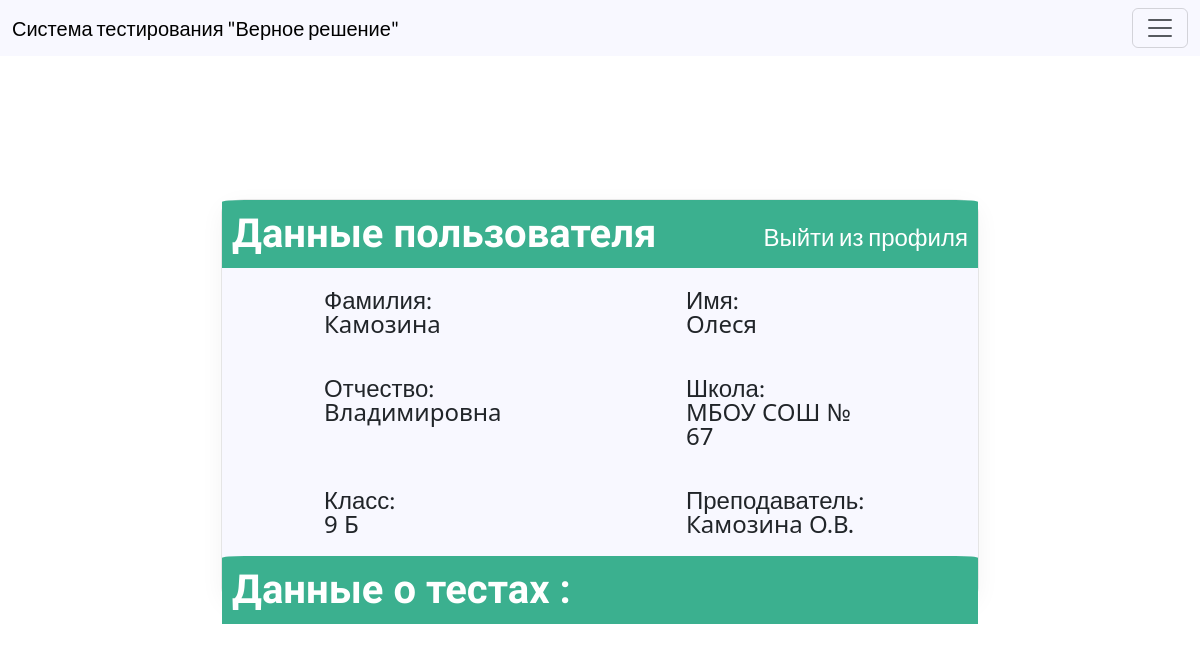
The page /profile/1 (signed in) on the database as committed earlier.
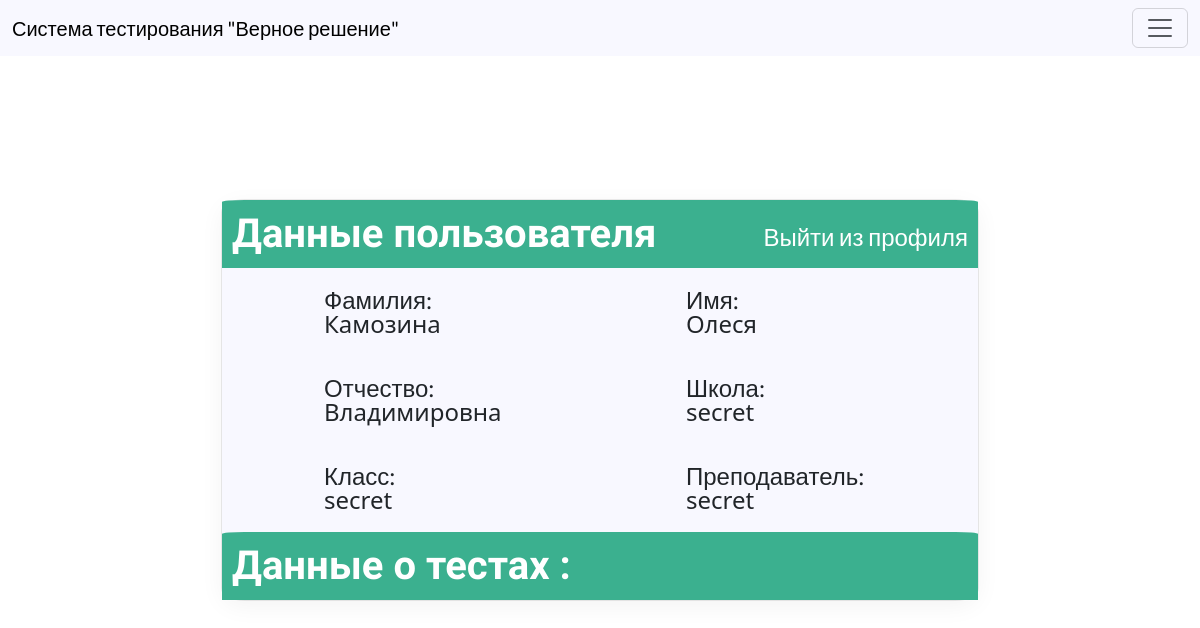
The same page on the database as committed later.
### app/models.py (models this page shows, shortened)
class User(UserMixin, db.Model):
    __tablename__ = 'user'
    id = db.Column(db.Integer, primary_key=True)
    surname = db.Column(db.String(50), nullable=False)
    name = db.Column(db.String(50), nullable=False)
    patronomyc = db.Column(db.String(50), nullable=True)
    school = db.Column(db.String(120), nullable=False)
    s_class = db.Column(db.String(10), nullable=False)
    s_teacher = db.Column(db.String(60), nullable=False)
    login = db.Column(db.String(40), nullable=False)
    password = db.Column(db.String(128), nullable=False)
    usertype = db.Column(db.String(20),nullable= False)

### app/routes.py (the view)
@app.route('/profile/<string:id>')
def profile(id):
    user = User.query.filter_by(id=current_user.id).first()
    testdata = db.session.query(Test_result.grade,Test.Name,Test_result.date_time).filter(Test_result.user == current_user.id).order_by(Test_result.date_time.desc()).limit(1)
    return render_template('profile.html',user=user,testdata=testdata,title="Личный кабинет")

### app/routes.py (called while the page is built)
@Login_Manager.user_loader
def load_user(user_id):
    return User.query.get(int(user_id))

### app/templates/profile.html (shortened to what this page needs)
{% extends "base.html" %}
{% block content %}
    <div class="userinfo">
        <div class="info-head">
            <h1>Данные пользователя</h1>
            <a href="{{ url_for('logout') }}" class="logout">Выйти из профиля</a>
        </div>
        <div class="maininfo">
             <div class="info-item"><p>Фамилия:</p>
                {{ user.surname }}</div>
            <div class="info-item"><p>Имя:</p>
                {{ user.name }}</div>
            <div class="info-item"><p>Отчество:</p>
                {{ user.patronomyc }} </div>
            <div class="info-item"><p>Школа:</p>
                {{ user.school }}</div>
            <div class="info-item"><p>Класс:</p>
                {{ user.s_class }}</div>
            <div class="info-item"><p>Преподаватель:</p>
                {{ user.s_teacher }}</div>
        </div>
        <div class="info-head">
            <h1>Данные о тестах : </h1>
        </div>
        <div class="test-info">
        </div>
    </div>
{% endblock %}

### app/templates/base.html (shortened to what this page needs)
<!DOCTYPE html>
<html lang="ru">
<head>
        <link href="https://cdn.jsdelivr.net/npm/bootstrap@5.3.0-alpha1/dist/css/bootstrap.min.css" rel="stylesheet"
>
        <link type="text/css" href="{{ url_for('static', filename='css/styles.css') }}" rel="stylesheet"/>
</head>
<body>
<nav class="navbar fixed-top us">
    <div class="container-fluid">
        <a class="navbar-brand" href="#">Система тестирования "Верное решение"</a>
        <button class="navbar-toggler" type="button" data-bs-toggle="offcanvas" data-bs-target="#offcanvasNavbar"
                aria-controls="offcanvasNavbar">
            <span class="navbar-toggler-icon"></span>
        </button>
    </div>
</nav>
{% block content %}
{% endblock %}
</body>
</html>

### app/static/css/styles.css (style rules this page uses)
* { padding: 0px; margin: 0px; }
h1 { font-family: 'Oswald', sans-serif; font-weight: 700; }
.navbar { background-color: #F8F8FF; }
p, a, li, input { font-family: 'Lato', sans-serif; }
html, body, div, span, h1, p, ul, li { margin: 0; padding: 0; border: 0; vertical-align: baseline; }
html, body, .wrap { height: 100%; line-height: 1; }
.userinfo { position: relative; top: 200px; max-width: 63%; margin: 0 auto; height: 400px; background-color: #F8F8FF; border-radius: 3%; box-shadow: rgba(0, 0, 0, 0.05) 0px 6px 24px 0px, rgba(0, 0, 0, 0.08) 0px 0px 0px 1px; }
.info-head { border-radius: 3% 3% 0 0; background-color: #3BB08F; width: 100%; color: white; padding: 10px; display: flex; justify-content: space-between; }
.logout { font-size: 24px; padding-top: 15px; color: white; text-decoration: none; }
.maininfo { display: flex; font-size: 24px; flex-wrap: wrap; justify-content: space-evenly; }
.info-item { padding: 20px 70px; width: 330px; display: flex; flex-direction: column; }
.test-info { font-size: 20px; padding: 10px 20px; display: flex; flex-direction: row; justify-content: space-evenly; }

Rows that differ between the two databases and show on the page:
changed User "Камозина": school "МБОУ СОШ № 67" → "secret"; s_class "9 Б" → "secret"; s_teacher "Камозина О.В." → "secret"
